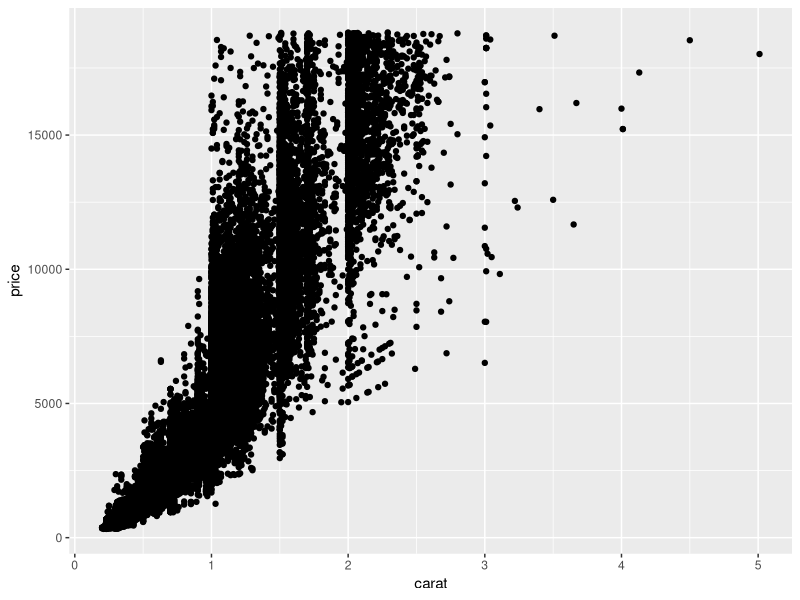
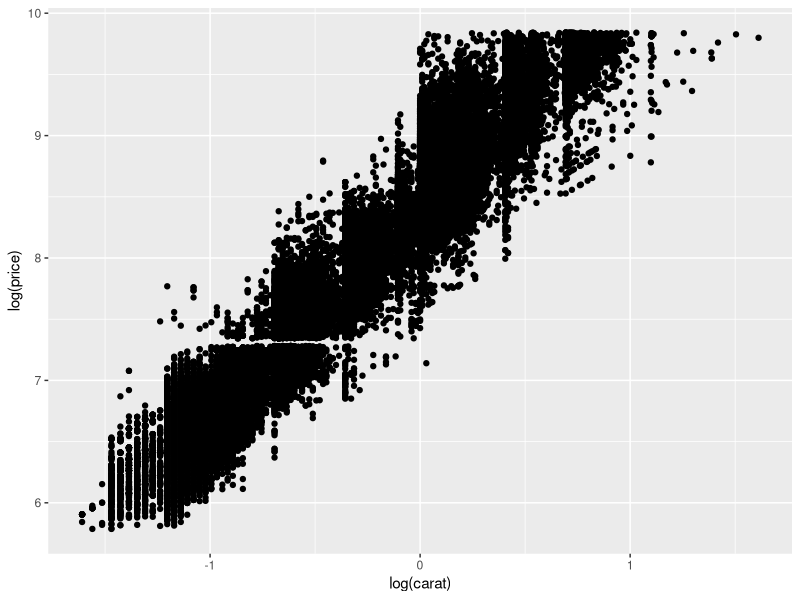
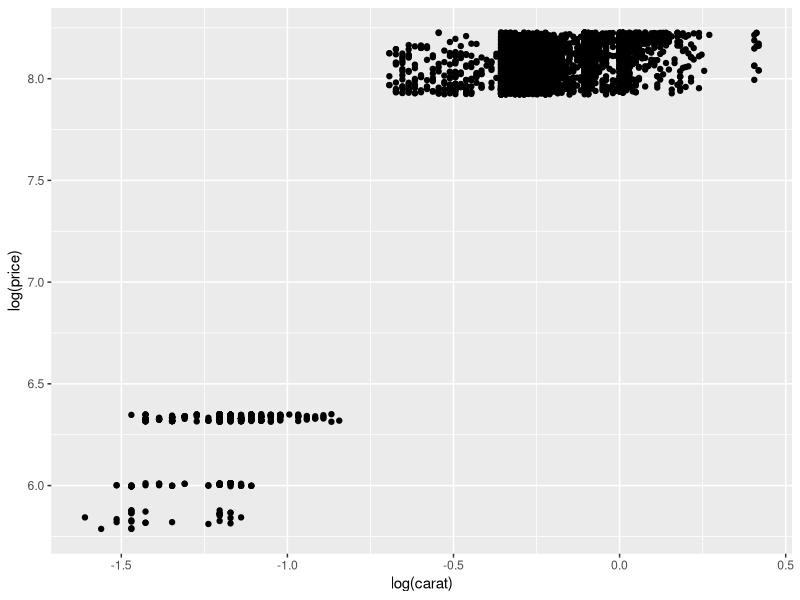
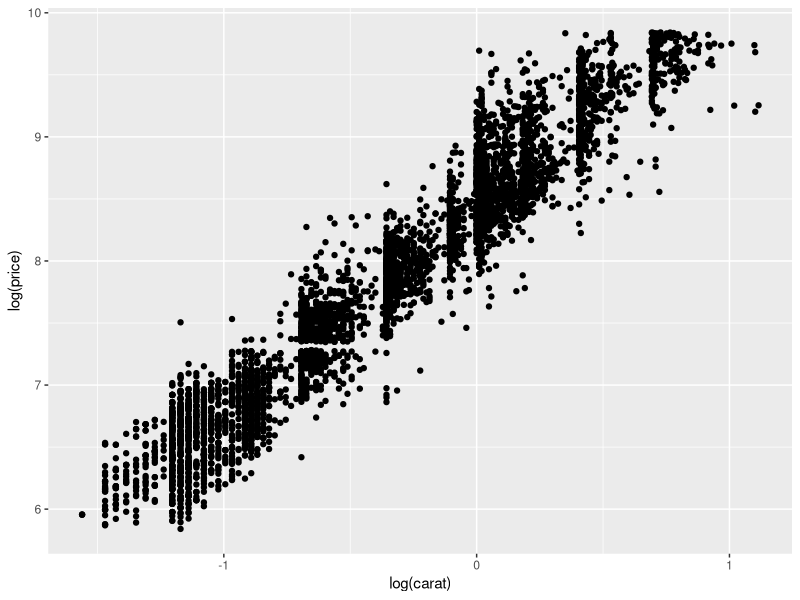
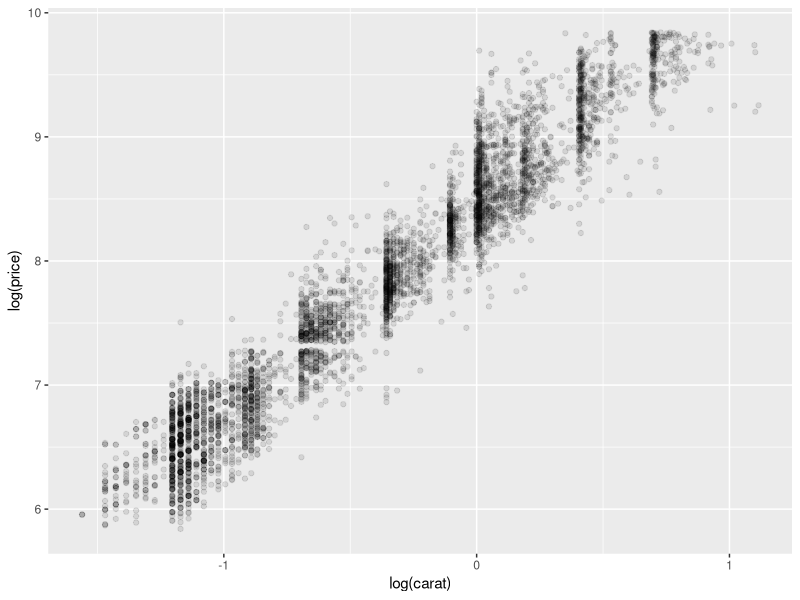
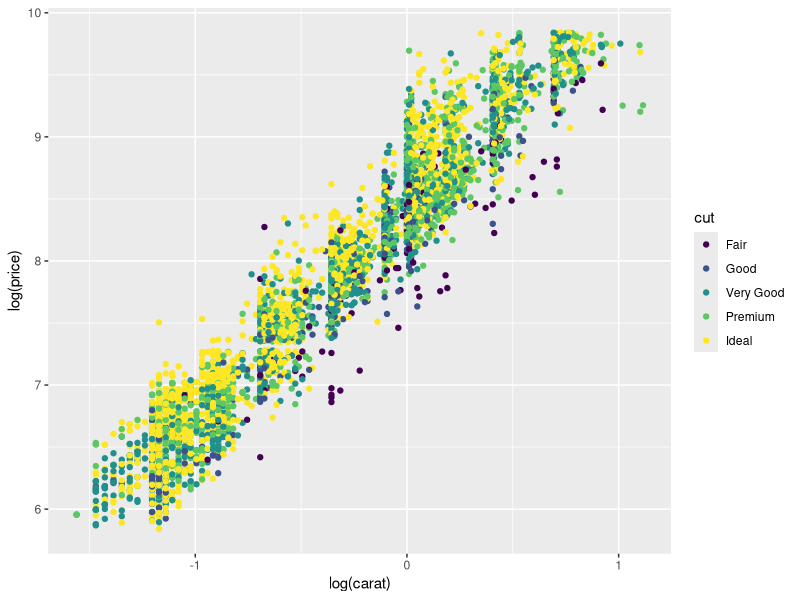
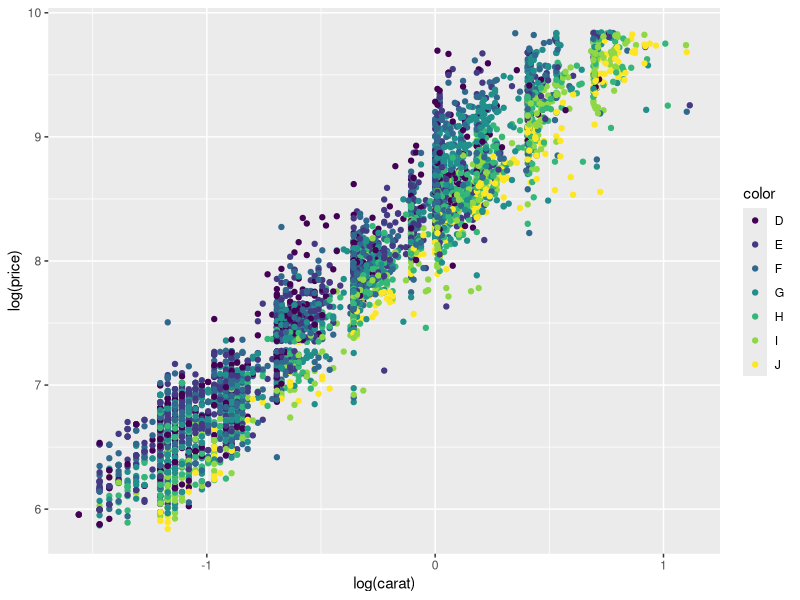
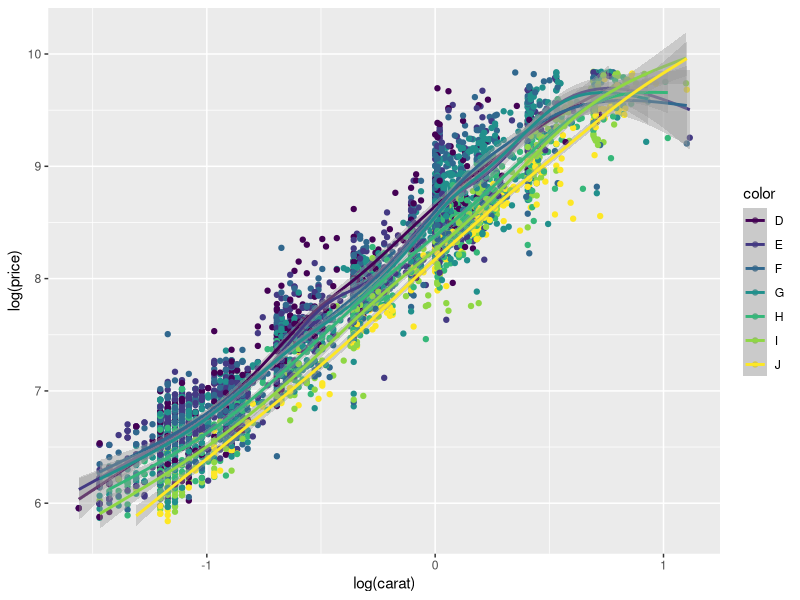

The R script that drew these images, in order:
getwd()
library(ggplot2)
head(diamonds, n= 10)
n = nrow(diamonds)
qplot(carat, price, data = diamonds)
#We see a non-linear relationship between Carat and Price
qplot(log(carat),log(price), data = diamonds)
id = 1:5000
small = diamonds[id,]
qplot(log(carat),log(price), data = small)
set.seed(100)
id = sample(1:n, size = 5000, replace = FALSE)
small = diamonds[id,]
qplot(log(carat),log(price), data = small)
qplot(log(carat),log(price), data = small, alpha = I(1/10))
qplot(log(carat),log(price), data = small, colour = cut)
qplot(log(carat),log(price), data = small, colour = color)
qplot(log(carat),log(price), data = small, colour = color,geom = c("point","smooth"))
qplot(log(carat),log(price), data = small,geom = c("point","smooth"))
# qplot(log(carat),log(price), data = small,geom = c("point","smooth"))
#`geom_smooth()` using method = 'gam' and formula 'y ~ s(x, bs = "cs")' 
#gam stands for generalized additive model
qplot(color, price/carat, data = small )
qplot(color, price/carat, data = small, geom = "jitter" )
